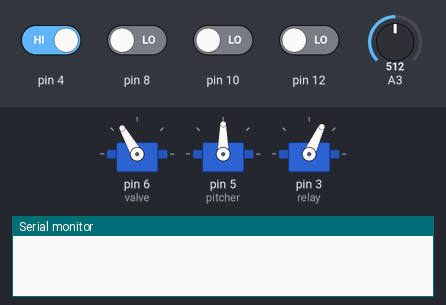
Bench run of a sketch on a simulated Arduino Uno, built with avr-gcc and run on an emulated ATmega328P. Shown: 3 × servo, the last lines printed to the serial monitor. Inputs (shaded band) come from the test bench; at power-on: pin 4 HIGH, pin 8, pin 10, pin 12 LOW, A3 = 512.

Above: at 18.0 s.
18.1 s: pin 4 driven LOW
At 21.1 s:
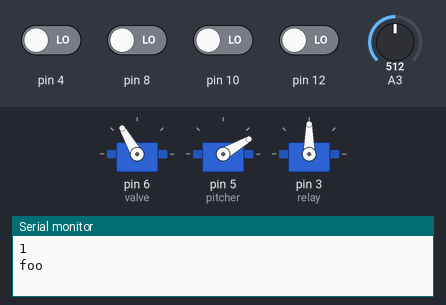
21.9 s: pin 8 driven HIGH
At 23.3 s:
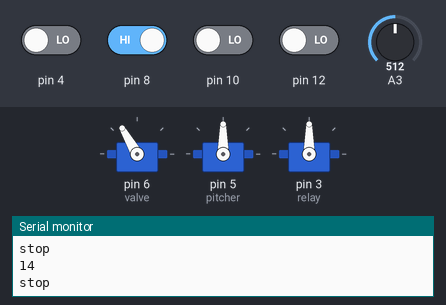
23.6 s: pin 8 driven LOW
At 24.8 s:
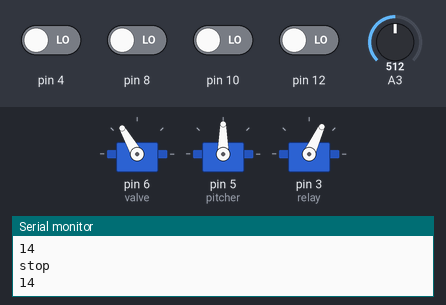
Timing chart, 0 to 26.6 s (numbered marks = the images above; inputs shaded):
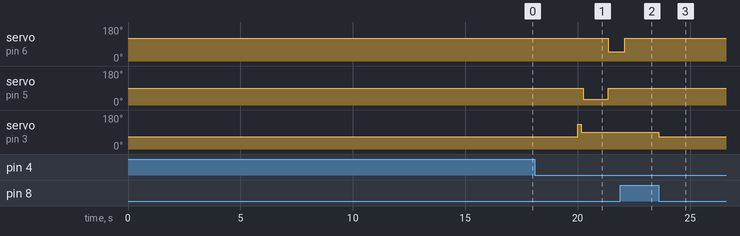

Measured:
- after the input at 18.1 s, servo on pin 6 (valve): 120° → 50° after 3.3 s; servo on pin 5 (pitcher): 90° → 30° after 2.2 s, → 90° 1.1 s later
- after the input at 21.9 s, servo on pin 3 (relay): stays 90° (without the input it goes to 65° after 0.20 s)
- after the input at 23.6 s, servo on pin 3 (relay): 90° → 65° at once

The sketch:

ARDUINOCODE.ino
```cpp
#include <Servo.h>

Servo valve;
Servo pitcher;
Servo relay;
int shotCount = 0;

void setup() {
  Serial.begin(9600);

  pinMode(10, INPUT);

  // TO CONSOLIDATED BOARD
  // pin 6: valve
  // pin 5: pitcher
  // pin 3: relay
  // pin 4: back end stop
  // pin 2: front endstop

  valve.attach(6);
  pitcher.attach(5);
  relay.attach(3);
  pinMode(4, INPUT);
  pinMode(2, INPUT);

  // FROM DECOUPLER
  // pin 8: stop pitching
  // pin 10: pitchup
  // pin 12: pitchdown
  // pin A3: reload

  pinMode(8, INPUT);
  pinMode(10, INPUT);
  pinMode(12, INPUT);
  valve.write(120);
}

void pitchup(){
  if (!digitalRead(4)){
    stoppitch();
  }else{
    pitcher.write(120);
  }
}

void pitchdown(){
  if (!digitalRead(2)){
    stoppitch();
  }else{
    pitcher.write(60);
  }
}

void stoppitch(){
  pitcher.write(90);
}

void feed(){
  valve.write(50);
  delay(750);
  valve.write(120);
}

void reload(){
  pitcher.write(135);
  while (digitalRead(4)){
    continue;
  }
  Serial.println("foo");
  stoppitch();
  delay(100);
  pitcher.write(30);
  delay(1100);
  stoppitch();
  feed();
}

void fire(){
  if (shotCount == 0){
    charge();
    delay(20000);
    discharge();
    delay(150);
    neutral();
  } else{
    charge();
    delay(10000);
    discharge();
    delay(150);
    neutral();
  }
  shotCount += 1;
  Serial.println(shotCount);
  reload();
}

void discharge(){
  relay.write(130);
}

void charge(){
  relay.write(65);
}

void neutral(){
  relay.write(90);
}

void loop() {
  if (digitalRead(8)){
    Serial.println("stop");
    Serial.println(A0);
    stoppitch();
  }else if (digitalRead(10)){
    pitchup();
    Serial.println("up");
    Serial.println(A1);
  }else if (digitalRead(12)){
    pitchdown();
    Serial.println("down");
    Serial.println(A2);
  }else if (analogRead(A3) > 500){
    fire();
    Serial.println("fire");
    Serial.println(A3);
  }
}
```
